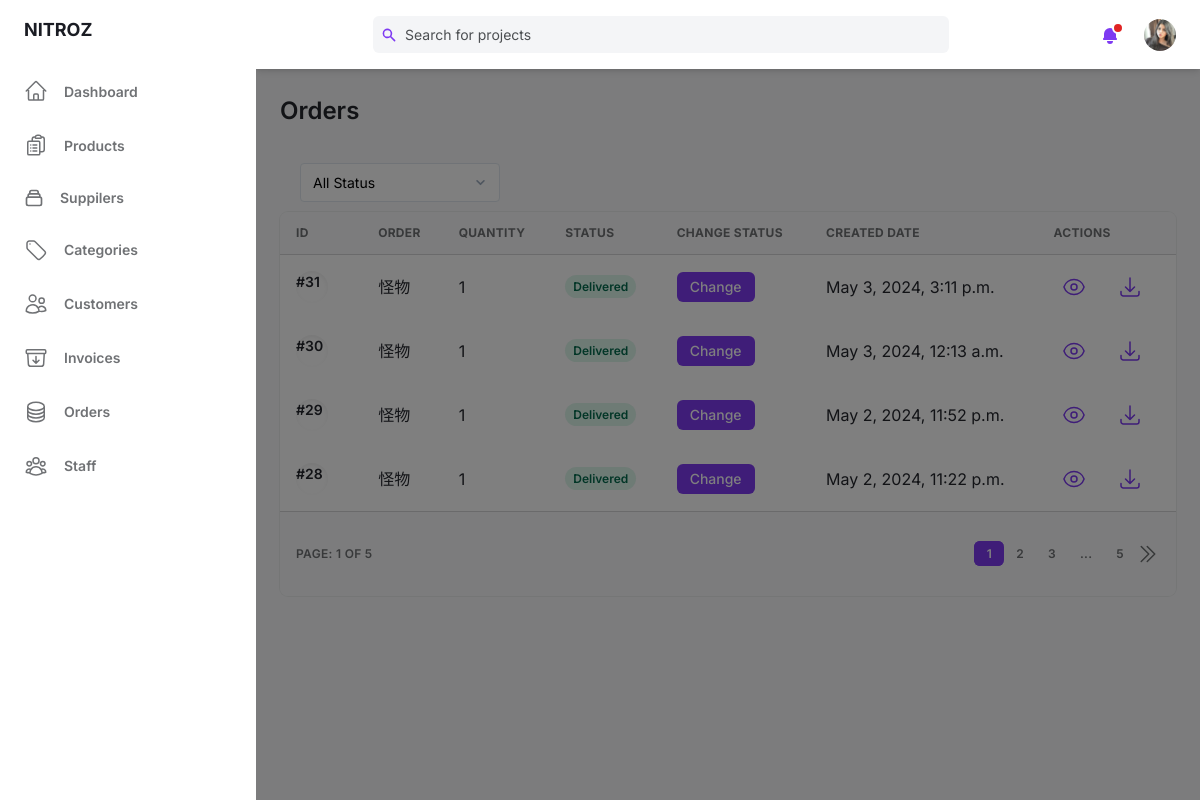
The app's page /super/order/ (signed in) with its own data.
### base/models.py (models this page shows, shortened)
class User(AbstractUser):
    birth = models.DateField(blank=True,null=True)
    gender = models.BooleanField(default=False)
    email = models.EmailField(unique=True)
    phone = models.CharField(max_length=10,blank=True,null=True)
    avatar = models.ImageField(null=True,blank=True,upload_to='users/',default= 'users/avatar.svg')
    old_cart = models.CharField(max_length=200, blank=True, null=True)
    updated = models.DateTimeField(auto_now=True)
    created = models.DateTimeField(auto_now_add=True)
    USERNAME_FIELD = 'email'
    REQUIRED_FIELDS = []
    @property
    def ImageURL(self):
        try:
            url = self.avatar.url
        except:
            url = ''
        return url
    objects = CustomUserManager()

class Order(models.Model):
    user = models.ForeignKey(User,on_delete=models.DO_NOTHING)
    status = models.SmallIntegerField(default=1)
    updated = models.DateTimeField(auto_now=True)
    created = models.DateTimeField(auto_now_add=True)
    class Meta:
        ordering = ['-created']

class OrderItem(models.Model):
    order = models.ForeignKey(Order,on_delete=models.CASCADE)
    product = models.ForeignKey(Product, on_delete=models.DO_NOTHING)
    quantity = models.PositiveIntegerField(default=0, null=True, blank=True)
    updated = models.DateTimeField(auto_now=True)
    added = models.DateTimeField(auto_now_add=True)

### base/views.py (the view)
    def wrapper(request, *args, **kwargs):
        if not request.user.is_authenticated or not request.user.is_staff:
            messages.error(request,"You are not allow to do that action!")
            return redirect('admin_login')
        return view_func(request, *args, **kwargs)

### base/context_processors.py (called while the page is built)
def cart(request):
    return {'cart': Cart(request)}

### base/views.py (called while the page is built)
def staff_required(view_func):
    def wrapper(request, *args, **kwargs):
        if not request.user.is_authenticated or not request.user.is_staff:
            messages.error(request,"You are not allow to do that action!")
            return redirect('admin_login')
        return view_func(request, *args, **kwargs)
    return wrapper

@staff_required
@login_required(login_url='/super/login/')
def orderAdmin(request):
    pageView = 'read'
    if 'q' in request.GET:
        q = request.GET['q']
        mutiple_q = Q( Q(user__username__icontains=q) |
                       Q(user__first_name__icontains=q) |
                       Q(user__last_name__icontains=q))
        orders = Order.objects.filter(mutiple_q)
    else:
        orders = Order.objects.all()
    status_filter = request.GET.get('status')
    if status_filter:
        if status_filter == '0':
            return redirect('orderAdmin')
        else:
            orders = orders.filter(status=status_filter)
    page = Paginator(orders, 4)
    page_list = request.GET.get('page')
    page = page.get_page(page_list)
    context = {'orders':orders, 'page':page, 'pageView':pageView}
    return render(request, 'base/admin/order.html', context)

### base/templates/base/admin/order.html (shortened to what this page needs)
{% extends "admin/main.html" %}
{% block content %}
<main class="h-full pb-16 overflow-y-auto">
    <div class="container grid px-6 mx-auto">
    {% if pageView == 'read' %}
    <h2 class="my-6 text-2xl font-semibold text-gray-700 dark:text-gray-200">Orders</h2>
    {% endif %}
    <div style="margin: 10px 0; display: flex;">
        {% if pageView == 'read' %}
        <select style="width:200px; margin: 0 20px;" id="status-filter"
          class="block mt-1 text-sm dark:text-gray-300 dark:border-gray-600 dark:bg-gray-700 form-select focus:border-purple-400 focus:outline-none focus:shadow-outline-purple dark:focus:shadow-outline-gray">
          <option value="0" {% if request.GET.status == '0' %}selected{% endif %}>All Status</option>
        </select>
        {% else %}
        <button class="px-5 py-3 font-medium leading-5 text-white transition-colors duration-150 bg-purple-600 border border-transparent rounded-lg active:bg-purple-600 hover:bg-purple-700 focus:outline-none focus:shadow-outline-purple">
          <a href="{% url "orderAdmin" %}">Back to Orders</a>
        </button>
        {% endif %}
    </div>
    {% if pageView == 'read' %}
      <div class="w-full overflow-hidden rounded-lg shadow-xs">
        <div class="w-full overflow-x-auto">
            <table class="w-full whitespace-no-wrap">
                <thead>
                <tr class="text-xs font-semibold tracking-wide text-left text-gray-500 uppercase border-b dark:border-gray-700 bg-gray-50 dark:text-gray-400 dark:bg-gray-800">
                    <th class="px-4 py-3">ID</th>
                    <th class="px-4 py-3">Order</th>
                    <th class="px-4 py-3">Quantity</th>
                    <th class="px-4 py-3">Status</th>
                    <th class="px-4 py-3">Change Status</th>
                    <th class="px-4 py-3">Created Date</th>
                    <th class="px-4 py-3">Actions</th>
                </tr>
                </thead>
                {% for order in page.object_list %}
                <tbody class="bg-white divide-y dark:divide-gray-700 dark:bg-gray-800">
                <tr class="text-gray-700 dark:text-gray-400">
                    <td class="px-4 py-3">
                    <div class="flex items-center text-sm">
                        <div class="relative hidden w-8 h-8 mr-3 rounded-full md:block">
                        <div class="absolute inset-0 rounded-full shadow-inner" aria-hidden="true"></div>
                        <p class="font-semibold">#{{order.id}}</p>
                        </div>
                    </div>
                    </td>
                    <td class="px-4 py-3">{{order.user.username}}</td>
                    <td class="px-4 py-3">{{order.orderitem_set.all|length}}</td>
                    <td class="px-4 py-3 text-xs">
                        {% if order.status == 1 %}
                        <span class="px-2 py-1 font-semibold leading-tight text-orange-700 bg-orange-100 rounded-full dark:text-white dark:bg-orange-600">
                        Pending</span>
                        {% elif order.status == 2 %}
                        <span class="px-2 py-1 font-semibold leading-tight text-dark-700 bg-blue-100 rounded-full dark:bg-blue-700 dark:text-dark-100">
                            Processing</span>
                        </td>
                        {% elif order.status == 3 %}
                        <span class="px-2 py-1 font-semibold leading-tight text-gray-700 bg-gray-100 rounded-full dark:text-gray-100 dark:bg-gray-700">
                        Cancel</span>
                        {% elif order.status == 4 %}
                        <span class="px-2 py-1 font-semibold leading-tight text-green-700 bg-green-100 rounded-full dark:text-green-100 dark:bg-green-700">
                            Delivered</span>
                        {% endif %}
                    </td>
                    <td class="px-4 py-3">
                      {% if order.status == 1 or order.status == 2 %}
                      <button class="px-3 py-1 text-sm font-medium leading-5 text-white transition-colors duration-150 bg-purple-600 border border-transparent rounded-md active:bg-purple-600 hover:bg-purple-700 focus:outline-none focus:shadow-outline-purple">
                        <a href="{% url "updateOrderStatus" order.id %}">Change</a>
                      </button>
                      {% elif request.user.is_superuser %}
                      <button class="px-3 py-1 text-sm font-medium leading-5 text-white transition-colors duration-150 bg-purple-600 border border-transparent rounded-md active:bg-purple-600 hover:bg-purple-700 focus:outline-none focus:shadow-outline-purple">
                        <a href="{% url "updateOrderStatus" order.id %}">Change</a>
                      </button>
                      {% endif %}
                    </td>
                    <td class="px-4 py-3">{{order.created}}</td>
                    <td class="px-4 py-3">
                    <div class="flex items-center space-x-4 text-sm">
                        <button class="flex items-center justify-between px-2 py-2 text-sm font-medium leading-5 text-purple-600 rounded-lg dark:text-gray-400 focus:outline-none focus:shadow-outline-gray"
                        aria-label="Edit"><a href="{% url "orderDetail" order.id %}">
                            </a>
                        </button>
                        <button class="flex items-center justify-between px-2 py-2 text-sm font-medium leading-5 text-purple-600 rounded-lg dark:text-gray-400 focus:outline-none focus:shadow-outline-gray"
                        aria-label="Edit"><a href="{% url "generateOrderPDF" order.id %}">
                          <svg xmlns="http://www.w3.org/2000/svg" fill="none" viewBox="0 0 24 24" stroke-width="1.5" stroke="currentColor" class="w-6 h-6">
                            <path stroke-linecap="round" stroke-linejoin="round" d="M3 16.5v2.25A2.25 2.25 0 0 0 5.25 21h13.5A2.25 2.25 0 0 0 21 18.75V16.5M16.5 12 12 16.5m0 0L7.5 12m4.5 4.5V3" />
                          </svg></a>
                        </button>
                    </div>
                    </td>
                </tr>
                </tbody>
                {% endfor %}
            </table>
        </div>
        <div
          class="grid px-4 py-3 text-xs font-semibold tracking-wide text-gray-500 uppercase border-t dark:border-gray-700 bg-gray-50 sm:grid-cols-9 dark:text-gray-400 dark:bg-gray-800"
        >
          <span class="flex items-center col-span-3">Page: {{page.number}} of {{page.paginator.num_pages}}</span>
          <span class="col-span-2"></span>
          <span class="flex col-span-4 mt-2 sm:mt-auto sm:justify-end">
            <nav aria-label="Table navigation">
              <ul class="inline-flex items-center">
                {% for num_page in page.paginator.page_range %}
                    {% if num_page == 1 or num_page == page.paginator.num_pages or num_page == page.number or num_page == page.number|add:"-1" or num_page == page.number|add:"-2" or num_page == page.number|add:"1" or num_page == page.number|add:"2" %}
                        {% if page.number == num_page %}
                        <li><a class="px-3 py-1 text-white transition-colors duration-150 bg-purple-600 border border-r-0 border-purple-600 rounded-md focus:outline-none focus:shadow-outline-purple"
                        href="{% url 'orderAdmin' %}?page={{num_page}}{% if request.GET.q %}&q={{ request.GET.q }}{% endif %}">{{num_page}}</a>
                        </li>
                        {% else %}
                        <li><a class="px-3 py-1 rounded-md focus:outline-none focus:shadow-outline-purple"
                        href="{% url 'orderAdmin' %}?page={{num_page}}{% if request.GET.q %}&q={{ request.GET.q }}{% endif %}">{{num_page}}</a>
                        </li>
                        {% endif %}
                    {% elif num_page == page.paginator.num_pages|add:"-1" or num_page == 2 %}
                        <li><span class="px-3 py-1">...</span></li>
                    {% endif %}
                {% endfor %}
                {% if page.has_next %}
                <li><a class="px-3 py-1 rounded-md rounded-r-lg focus:outline-none focus:shadow-outline-purple" aria-label="Next"
                href="{% url 'orderAdmin' %}?page={{ page.next_page_number }}{% if request.GET.q %}&q={{ request.GET.q }}{% endif %}">
                  <svg xmlns="http://www.w3.org/2000/svg" fill="none" viewBox="0 0 24 24" stroke-width="1.5" stroke="currentColor" class="w-6 h-6">
                    <path stroke-linecap="round" stroke-linejoin="round" d="m5.25 4.5 7.5 7.5-7.5 7.5m6-15 7.5 7.5-7.5 7.5" />
                  </svg>
                </a>
                </li>
                {% endif %}
              </ul>
            </nav>
          </span>
        </div>
      </div>
    {% endif %}
    </div>
</main>
{% endblock content %}

### templates/admin/nav.html (shortened to what this page needs)
{% load static %}
<header class="z-10 py-4 bg-white shadow-md dark:bg-gray-800">
  <div class="container flex items-center justify-between h-full px-6 mx-auto text-purple-600 dark:text-purple-300">
    <div class="flex justify-center flex-1 lg:mr-32" style="margin-right:10px;">
      <div
        class="relative w-full max-w-xl mr-6 focus-within:text-purple-500"
      >
        <div class="absolute inset-y-0 flex items-center pl-2">
          <svg
            class="w-4 h-4"
            aria-hidden="true"
            fill="currentColor"
            viewBox="0 0 20 20"
          >
            <path
              fill-rule="evenodd"
              d="M8 4a4 4 0 100 8 4 4 0 000-8zM2 8a6 6 0 1110.89 3.476l4.817 4.817a1 1 0 01-1.414 1.414l-4.816-4.816A6 6 0 012 8z"
              clip-rule="evenodd"
            ></path>
          </svg>
        </div>
        <form>
        <input
          class="w-full pl-8 pr-2 text-sm text-gray-700 placeholder-gray-600 bg-gray-100 border-0 rounded-md dark:placeholder-gray-500 dark:focus:shadow-outline-gray dark:focus:placeholder-gray-600 dark:bg-gray-700 dark:text-gray-200 focus:placeholder-gray-500 focus:bg-white focus:border-purple-300 focus:outline-none focus:shadow-outline-purple form-input"
          type="text"
          placeholder="Search for projects"
          aria-label="Search"
          name = "q"
        /></form>
      </div>
    </div>
    <ul class="flex items-center flex-shrink-0 space-x-6">
      <li class="relative">
        <button
          class="relative align-middle rounded-md focus:outline-none focus:shadow-outline-purple"
          @click="toggleNotificationsMenu"
          @keydown.escape="closeNotificationsMenu"
          aria-label="Notifications"
          aria-haspopup="true"
        >
          <svg
            class="w-5 h-5"
            aria-hidden="true"
            fill="currentColor"
            viewBox="0 0 20 20"
          >
            <path
              d="M10 2a6 6 0 00-6 6v3.586l-.707.707A1 1 0 004 14h12a1 1 0 00.707-1.707L16 11.586V8a6 6 0 00-6-6zM10 18a3 3 0 01-3-3h6a3 3 0 01-3 3z"
            ></path>
          </svg>
          <span
            aria-hidden="true"
            class="absolute top-0 right-0 inline-block w-3 h-3 transform translate-x-1 -translate-y-1 bg-red-600 border-2 border-white rounded-full dark:border-gray-800"
          ></span>
        </button>
      </li>
      <li class="relative">
        <button
          class="align-middle rounded-full focus:shadow-outline-purple focus:outline-none"
          @click="toggleProfileMenu"
          @keydown.escape="closeProfileMenu"
          aria-label="Account"
          aria-haspopup="true"
        >
          {% if request.user.is_authenticated %}
          <img
            class="object-cover w-8 h-8 rounded-full"
            src="{{request.user.ImageURL}}"
            alt=""
            aria-hidden="true"
          />
          {% endif %}
        </button>
      </li>
    </ul>
  </div>
</header>

### records on screen
User: user.ImageURL (picture)
Order: id "31", user.username "怪物", orderitem_set.all|length "1", status "Delivered", created "May 3, 2024, 3:11 p.m."
Order: id "30", user.username "怪物", orderitem_set.all|length "1", status "Delivered", created "May 3, 2024, 12:13 a.m."
Order: id "29", user.username "怪物", orderitem_set.all|length "1", status "Delivered", created "May 2, 2024, 11:52 p.m."
Order: id "28", user.username "怪物", orderitem_set.all|length "1", status "Delivered", created "May 2, 2024, 11:22 p.m."

### other values on screen
{{ page.number }} "1"
{{ page.paginator.num_pages }} "5"
{{ num_page }} "1"
{{ num_page }} "2" "3" "5"
